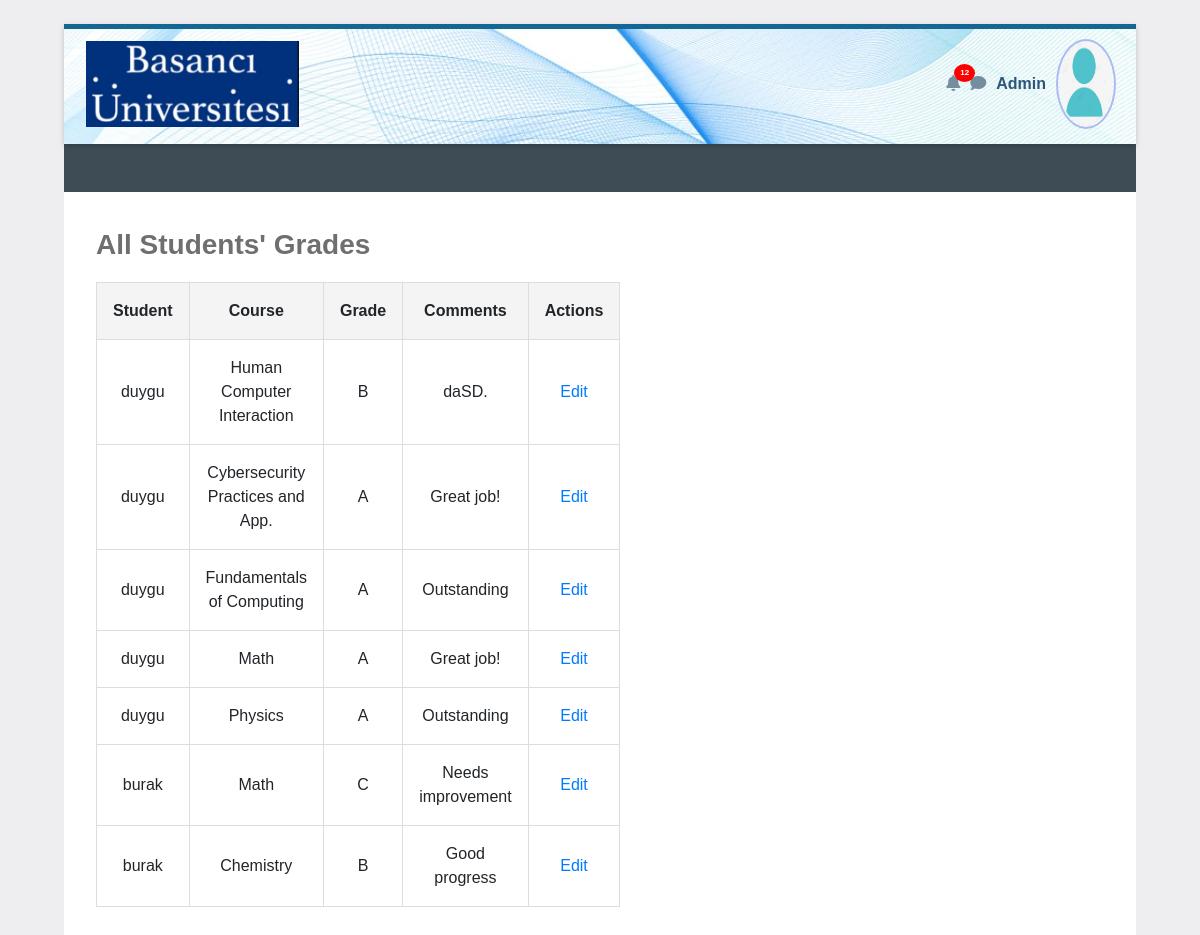
The page /admin (signed in) on the database its author committed.
### tables this page shows
CREATE TABLE grades (
        id INTEGER PRIMARY KEY,
        student_id INTEGER NOT NULL,
        course TEXT NOT NULL,
        grade TEXT CHECK(grade IN ('A', 'B', 'C', 'D', 'F')),
        comments TEXT,
        FOREIGN KEY(student_id) REFERENCES users(id)
    );

CREATE TABLE users (
        id INTEGER PRIMARY KEY,
        username TEXT UNIQUE,
        password TEXT NOT NULL,
        role TEXT NOT NULL CHECK(role IN ('admin', 'student')),
        profile_photo BLOB
    );

### app/routes.py (the view)
@main.route('/admin')
@login_required
@is_admin
def admin_dashboard():
    try:
        conn = sqlite3.connect(DATABASE)
        c = conn.cursor()
        query = '''
            SELECT u.username, g.course, g.grade, g.comments, g.id
            FROM grades g
            JOIN users u ON g.student_id = u.id
            LIMIT ? OFFSET ?
        '''
        page = request.args.get('page', 1, type=int)
        limit = 10  # Number of records per page
        offset = (page - 1) * limit
        c.execute(query, (limit, offset))
        grades = c.fetchall()
    except sqlite3.Error as e:
        logging.error(f"Database error: {e}")
        flash("An error occurred while fetching grades. Please try again later.", "danger")
        return redirect(url_for('main.index'))
    finally:
        if conn:
            conn.close()
    logging.info(f"Admin {session['username']} accessed the admin dashboard.")
    return render_template('admin_dashboard.html', grades=grades)

### app/routes.py (called while the page is built)
def login_required(f):
    @wraps(f)
    def decorated_function(*args, **kwargs):
        if not session.get('username'):
            abort(401)
        return f(*args, **kwargs)
    return decorated_function

def is_admin(f):
    @wraps(f)
    def decorated_function(*args, **kwargs):
        if session.get('role') != 'admin':
            abort(403)
        return f(*args, **kwargs)
    return decorated_function

### app/templates/admin_dashboard.html (shortened to what this page needs)
<!DOCTYPE html>
<html lang="en">
<head>
    <link rel="stylesheet" href="https://stackpath.bootstrapcdn.com/bootstrap/4.5.2/css/bootstrap.min.css">
    <link rel="stylesheet" href="https://cdnjs.cloudflare.com/ajax/libs/font-awesome/5.15.4/css/all.min.css">
</head>
<body>
    <div class="initialBox">
        <div class="navbar">
            <div>
                <img src="{{ url_for('static', filename='logo.png') }}" alt="Logo">
            </div>
            <div class="user-profile">
                <div class="notification">
                    <i class="fas fa-bell icn"></i>
                    <span class="notification-badge">12</span>
                </div>
                <div>
                    <i class="fas fa-comment icn"></i>
                </div>
                <div class="user-profile" onclick="toggleDropdown()">
                    <span class="user-name">Admin</span>
                    <img src="{{ url_for('static', filename='user.png') }}" alt="Profile" class="profile-img">
                </div>
            </div>
        </div>
        <div class="middle-bar">
        </div>
        <div class="wrapper">
            <div class="header"> All Students' Grades</div>
            <table>
                <tr>
                    <th>Student</th>
                    <th>Course</th>
                    <th>Grade</th>
                    <th>Comments</th>
                    <th>Actions</th>
                </tr>
                {% for username, course, grade, comments, grade_id in grades %}
                <tr>
                    <td>{{ username }}</td>
                    <td>{{ course }}</td>
                    <td>{{ grade }}</td>
                    <td>{{ comments }}</td>
                    <td>
                        <a href="{{ url_for('main.edit_grade', grade_id=grade_id) }}">Edit</a>
                    </td>
                </tr>
                {% endfor %}
            </table>
        </div>
</body>
</html>

### rows shown on the page
grades: username "duygu", course "Human Computer Interaction", grade "B", comments "daSD."
grades: username "duygu", course "Cybersecurity Practices and App.", grade "A", comments "Great job!"
grades: username "duygu", course "Fundamentals of Computing", grade "A", comments "Outstanding"
grades: username "duygu", course "Math", grade "A", comments "Great job!"
grades: username "duygu", course "Physics", grade "A", comments "Outstanding"
grades: username "burak", course "Math", grade "C", comments "Needs improvement"
grades: username "burak", course "Chemistry", grade "B", comments "Good progress"
